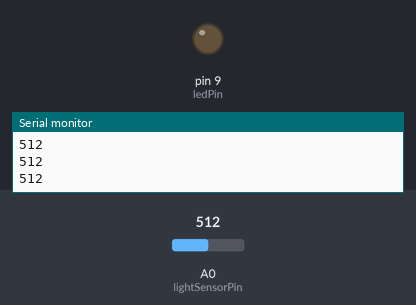
Simulated run of this sketch. Board: Arduino Uno, built with avr-gcc and run on an emulated ATmega328P. On the bench: output pins drawn as LEDs (lit = HIGH), the last lines printed to the serial monitor. The inputs (shaded band) are chosen by the test bench; at power-on: A0 (lightSensorPin) = 512.

Above: at 1.2 s.
1.3 s: A0 (lightSensorPin) set to 6
2.8 s: A0 (lightSensorPin) set to 3
At 3.9 s:
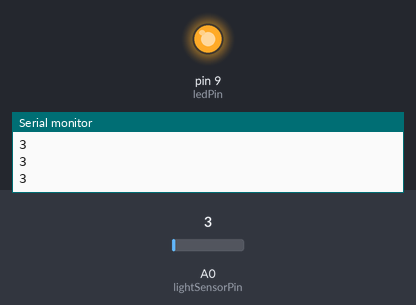
4.3 s: A0 (lightSensorPin) set to 122
At 5.2 s:
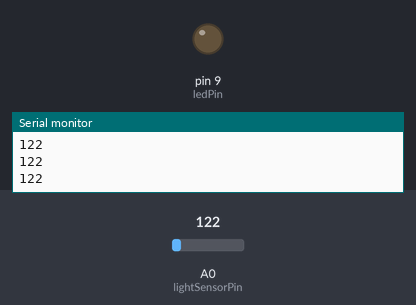
5.8 s: A0 (lightSensorPin) set to 0
At 6.4 s:
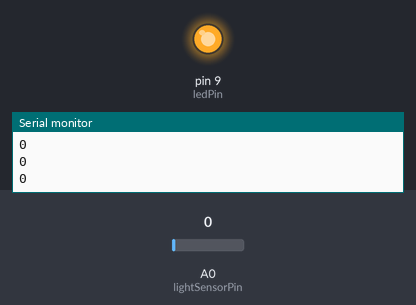
Timing chart, 0 to 8.3 s (numbered marks = the images above; inputs shaded):
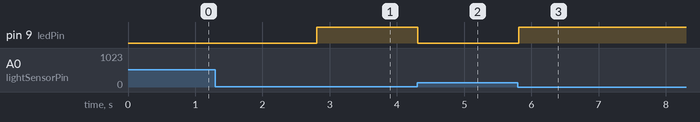

The sketch:

source.ino
```cpp
// Pins
const int ledPin = 9;
const int lightSensorPin = 0;

// Variables
int lightVal;
int lightCal;

void setup()
{
    Serial.begin(9600);
    pinMode(ledPin, OUTPUT);
    lightCal = analogRead(lightSensorPin);
}

void loop()
{
    lightVal = analogRead(lightSensorPin);
    if (lightVal < 5)
    {
        digitalWrite(ledPin, HIGH);
    }
    else
    {
        digitalWrite(ledPin, LOW);
    }
    Serial.println(lightVal);
    delay(100);
}
```

Measured:
- the behaviour switches between 5 and 4 on A0 (lightSensorPin) (found by bisection; images 0 and 1)
- after the input at 2.8 s, pin 9 (ledPin): LOW → HIGH at once
- after the input at 4.3 s, pin 9 (ledPin): HIGH → LOW at once
- after the input at 5.8 s, pin 9 (ledPin): LOW → HIGH at once
